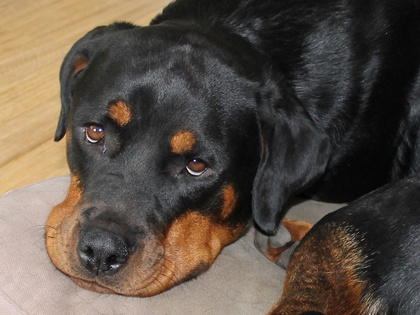
%> input picture SuperPixel_matlab/images/pebbles_768.jpg, 420 x 315 px, shrunk from 1024 x 768 before the run
$ octave example.m   (GNU Octave 9; MATLAB toolbox functions it lacks are replaced by stand-ins)
%> lines starting %> are read from the running program, lines starting %| are printed output that depends on the picture; in (x1, y1, x2, y2) boxes, pixels count from 0 and x2, y2 are one past the last pixel; in counts of white or black regions, pixels touching at a corner belong together; the program's own positions count from 1
### SuperPixel_matlab/makeFieldFromImage.m

function [E_target,maxIntensity] = makeFieldFromImage()

% Take two images, one for intensity and one for phase, and combine them
% into a complex field:

I = imread('images/pebbles_768.jpg');
%> I is the input picture: size 315x420x3 uint8; mean R, G, B 91.5, 80.5, 70.2
I = (double(I(:,:,1))+double(I(:,:,2))+double(I(:,:,3)))/3;
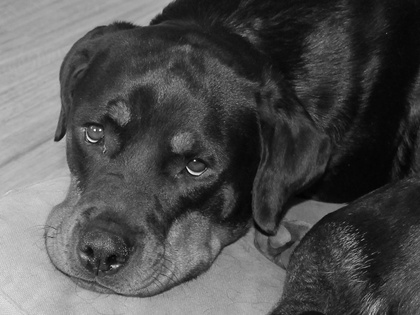
%> I: size 315x420 double; min 1, max 249, mean 80.7
I = I / 255;
I = min(1,I*1.3);
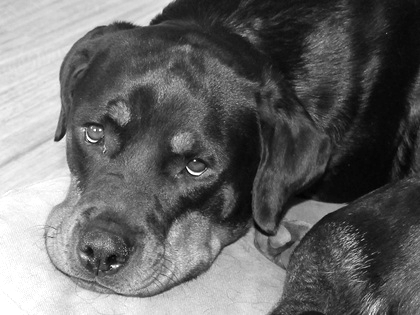
%> I: size 315x420 double; min 0.0051, max 1, mean 0.411
maxIntensity = max(max(I))/sum(sum(I));
%> maxIntensity = 1.84e-05

phase = imread('images/barsik_768.jpg');
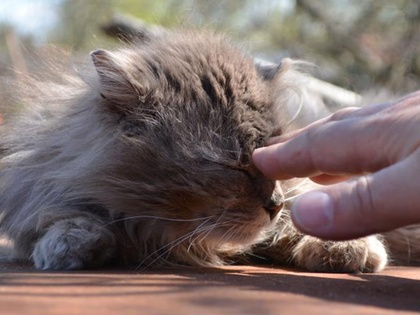
%> input picture SuperPixel_matlab/images/barsik_768.jpg, 420 x 315 px, shrunk from 1024 x 768 before the run
%> phase is the input picture: size 315x420x3 uint8; mean R, G, B 123.1, 107.9, 105
phase = double(phase(:,:,1));
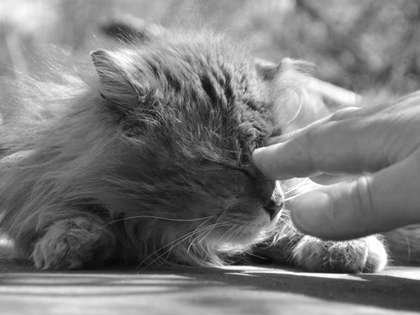
%> phase: size 315x420 double; min 6, max 255, mean 123.1

E_target = sqrt(I).*exp((1.9*pi*phase/max(max(phase))-0.95*pi)*1i);


### SuperPixel_matlab/superpixelMethod.m

function [DMDpattern,E_obtained,fidelity,efficiency] = superpixelMethod(E_target,resolution,mask)

% for simplicity we take number of DMD pixels equal to the size of E_target
% resolution is given in DMDpixels

[ny, nx] = size(E_target);

% Create Fourier mask
FourierMaskSystemResolution = FourierMask(ny,nx,resolution,mask);

% Rescale the target to the superpixel resolution
E_superpixelResolution = rescaleTargetToSuperpixelResolution(E_target);

% Normalize such that the maximum amplitude is 1
E_superpixelResolution = E_superpixelResolution / max(max(abs(E_superpixelResolution)));

% Calculate which DMD pixels to turn on according to the superpixel method
DMDpixels = phaseAndAmplitude_to_DMDpixels_lookupTable(E_superpixelResolution,'maxAmplitude');
DMDpattern = abs(DMDpixels);

% First lens
DMDpixels_ft = fftshift(fft2(ifftshift(DMDpixels)));

% Spatial filter
DMDpixels_ft = DMDpixels_ft .* FourierMaskSystemResolution;

% Second lens
E_obtained = fftshift(ifft2(ifftshift(DMDpixels_ft)));

% Intensity efficiency (total intensity in E_obtained / total incident
% intensity)
efficiency = sum(sum(abs(E_obtained / sqrt(nx*ny)).^2));

% Normalize fields
E_obtained = E_obtained/sqrt(sum(sum(abs(E_obtained).^2)));
E_target = E_target/sqrt(sum(sum(abs(E_target).^2)));

% Calculate the fidelity
g = innerProduct(E_target,E_obtained);
fidelity = abs(g)^2;

### SuperPixel_matlab/misc_functions/FourierMask.m
function FourierMask = FourierMask(ny,nx,resolution,mask)

% Create circular aperture around the center

FourierMask = zeros(ny,nx);

maskCenterX = ceil((nx+1)/2);
maskCenterY = ceil((ny+1)/2);

if strcmp(mask,'gaussian')
    for i = 1:ny
        for j = 1:nx
                FourierMask(i,j) = exp(-((i-maskCenterY)^2+(ny/nx*(j-maskCenterX))^2)/(ny/resolution/2)^2);
        end
    end
elseif strcmp(mask,'square1')
    for i = 1:ny
        for j = 1:nx
            if max(abs(i-maskCenterY),abs(ny/nx*(j-maskCenterX))) < (ny/resolution/2)
                FourierMask(i,j) = 1;
            end
        end
    end
elseif strcmp(mask,'square2')
    for i = 1:ny
        for j = 1:nx
            if abs(i-maskCenterY)+abs(ny/nx*(j-maskCenterX)) < (ny/resolution/2)
                FourierMask(i,j) = 1;
            end
        end
    end
else
    for i = 1:ny
        for j = 1:nx
            if (i-maskCenterY)^2+(ny/nx*(j-maskCenterX))^2 < (ny/resolution/2)^2
                FourierMask(i,j) = 1;
            end
        end
    end

end

### SuperPixel_matlab/misc_functions/rescaleTargetToSuperpixelResolution.m
function E_superpixelResolution = rescaleTargetToSuperpixelResolution(E_target)

% Rescale the target field to the superpixel resolution (currently
% only 4x4 superpixels implemented)
superpixelSize = 4;

[ny,nx] = size(E_target);
maskCenterX = ceil((nx+1)/2);
maskCenterY = ceil((ny+1)/2);

FourierMaskSuperpixelResolution = zeros(ny,nx);

nSuperpixelX = nx / superpixelSize;
nSuperpixelY = ny / superpixelSize;

for i = 1:ny
    for j = 1:nx
        if (i-maskCenterY)^2+(ny/nx*(j-maskCenterX))^2 < (ny/superpixelSize/2)^2
            FourierMaskSuperpixelResolution(i,j) = 1;
        end
    end
end

E_target_ft = fftshift(fft2(ifftshift(E_target)));

% Apply mask
E_target_ft = FourierMaskSuperpixelResolution.*E_target_ft;

% Remove zeros outside of mask
E_superpixelResolution_ft = E_target_ft((maskCenterY - ceil((nSuperpixelY-1)/2)):(maskCenterY + floor((nSuperpixelY-1)/2)),(maskCenterX - ceil((nSuperpixelX-1)/2)):(maskCenterX + floor((nSuperpixelX-1)/2)));

% Add phase gradient to compensate for anomalous 1.5 pixel shift in real
% plane
phaseFactor = ones(nSuperpixelY,nSuperpixelX);
for k = 1:nSuperpixelY
    for j = 1:nSuperpixelX
        phaseFactor(k,j) = exp(2*1i*pi*(k/nSuperpixelY+j/nSuperpixelX)*3/8);
    end
end
E_superpixelResolution_ft = E_superpixelResolution_ft.*phaseFactor;

% Fourier transform back to DMD plane
E_superpixelResolution = fftshift(ifft2(ifftshift( E_superpixelResolution_ft )));

### SuperPixel_matlab/example.m
clear all
close all

addpath('misc_functions')
addpath('superpixel_lookupTable')

% Diffraction limited spot size in target plane in units of DMD pixels:
resolution = 8;

% Shape of spatial filter:
mask = 'circle';    % choose 'circle'/'square1'/'square2'/'gaussian'

% Create a target field of the size of the DMD:

[E_target, maxIntensity] = makeFieldFromImage();
%> maxIntensity = 1.84e-05
%[E_target, maxIntensity] = makeSpecklePattern(8);


% Apply the superpixel method to the target field. Here superpixels of size
% 4x4 are used.

[DMDpattern_superpixel, E_superpixel, fidelity_superpixel, efficiency_superpixel] = superpixelMethod(E_target, resolution, mask);
%> after the loop in FourierMask, `for i = 1:ny`:
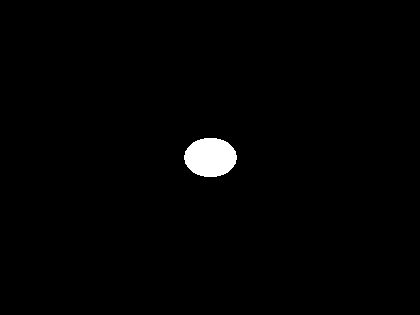
%> FourierMask: size 315x420 double; values 0 (black) and 1 (white), 1.2% white; 1 white region, box (x1, y1, x2, y2) and area: (184, 138, 237, 177) 1623
%> after the loop in rescaleTargetToSuperpixelResolution, `for i = 1:ny`:
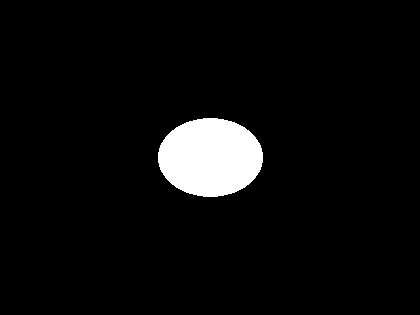
%> FourierMaskSuperpixelResolution: size 315x420 double; values 0 (black) and 1 (white), 4.9% white; 1 white region, box (x1, y1, x2, y2) and area: (158, 118, 263, 197) 6503
%> the run ends on the next line
